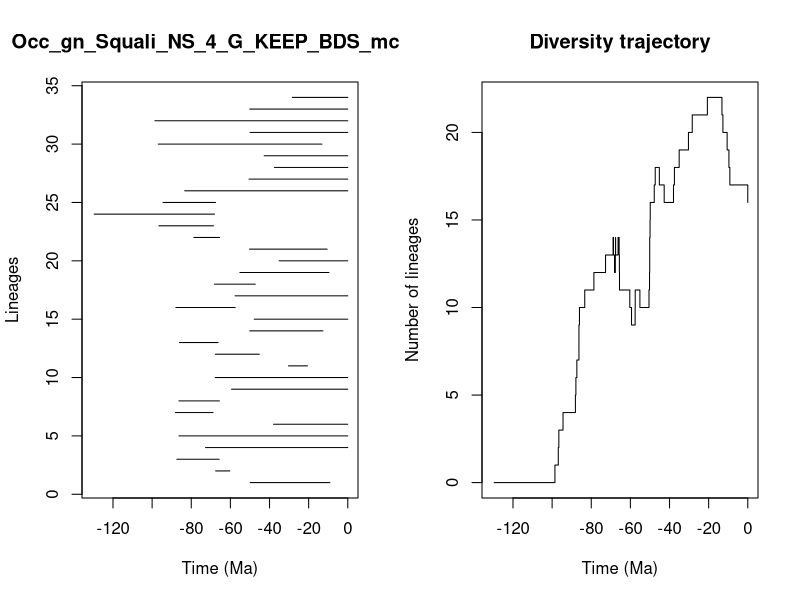

The R script that drew this image:


pdf(file='../Results/Genus_NS/5_MA_bins_EP_FT/pyrate_mcmc_logs/Occ_gn_Squali_NS_4_G_KEEP_BDS_mcmc_LTT.pdf',width=0.6*20, height=0.6*10)
title = "Occ_gn_Squali_NS_4_G_KEEP_BDS_mcmc"
ts=c(49.84944026368917, 67.54569196214612,87.3598838982393,72.69144908247895,86.28712557682417,37.9646911764719,88.1010686347217,86.29332320476075,59.41852264104376,67.74822763855705,30.325256762982022,67.69615551568765,86.02316773185083,50.121843752299824,47.8042737925656,87.84594106240536,57.57042764528122,68.11124391709674,55.136063336282135,35.06225965740339,50.21677321810519,78.64855084059343,96.56237133179765,129.61237946923345,94.42684216723185,83.3275995300039,50.488927254190806,37.493849647113834,42.72446898253247,96.84983061776242,49.94649658015412,98.56030789577409,50.12326434399524,28.38066334490305)
te=c(9.153710101637506, 60.300466866254695,65.74159245429756,0.0,0.0,0.0,68.84735557929564,65.62243896346499,0.0,0.0,20.648216342571367,45.20425656610192,66.29407898816143,12.710702502634875,0.0,57.528611494073814,0.0,47.30252908500409,9.642068552675461,0.0,10.548748489704161,65.56397160953087,68.62358630218972,68.10662326919271,67.58400410732644,0.0,0.0,0.0,0.0,13.200231181211258,0.0,0.0,0.0,0.0)
div_traj=c(0, 1,2,3,4,5,6,7,8,9,10,11,12,13,14,13,12,13,12,13,14,13,14,13,12,11,10,9,10,11,10,11,12,13,14,15,16,17,18,17,16,17,18,19,20,21,22,21,20,19,18,17,16)
time_events=c(129.61237946923345, 98.56030789577409,96.84983061776242,96.56237133179765,94.42684216723185,88.1010686347217,87.84594106240536,87.3598838982393,86.29332320476075,86.28712557682417,86.02316773185083,83.3275995300039,78.64855084059343,72.69144908247895,68.84735557929564,68.62358630218972,68.11124391709674,68.10662326919271,67.74822763855705,67.69615551568765,67.58400410732644,67.54569196214612,66.29407898816143,65.74159245429756,65.62243896346499,65.56397160953087,60.300466866254695,59.41852264104376,57.57042764528122,57.528611494073814,55.136063336282135,50.488927254190806,50.21677321810519,50.12326434399524,50.121843752299824,49.94649658015412,49.84944026368917,47.8042737925656,47.30252908500409,45.20425656610192,42.72446898253247,37.9646911764719,37.493849647113834,35.06225965740339,30.325256762982022,28.38066334490305,20.648216342571367,13.200231181211258,12.710702502634875,10.548748489704161,9.642068552675461,9.153710101637506,0.0)
                par(mfrow=c(1,2))
                L = length(ts)
                plot(ts, 1:L , xlim=c(-max(ts)-1,0), pch=20, type="n", main=title,xlab="Time (Ma)",ylab="Lineages")
                for (i in 1:L){segments(x0=-te[i],y0=i,x1=-ts[i],y1=i)}    
                t = -time_events
                plot(div_traj ~ t,type="s", main = "Diversity trajectory",xlab="Time (Ma)",ylab="Number of lineages",xlim=c(-max(ts)-1,0))
                abline(v=c(65,200,251,367,445),lty=2,col="gray")
                
